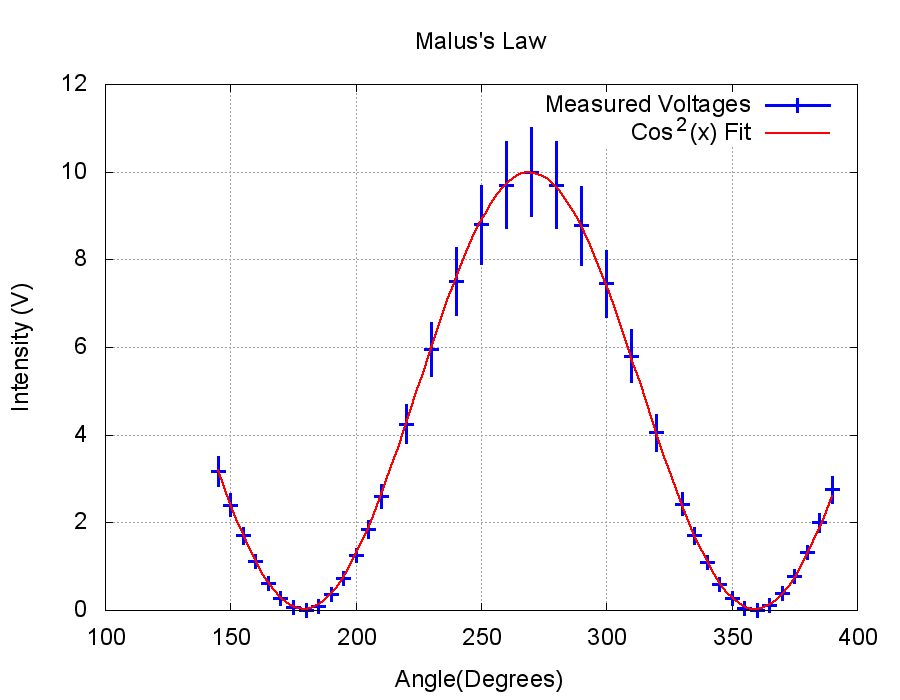

This figure's gnuplot source:
# Gnuplot script file for plotting data
# 

set terminal png nocrop enhanced size 900,700 font 'arial,18'

set out 'malus.png'

set multiplot
set size 1,1
#set tics font ", 30"
set origin 0,0 #origin of plot
set title "Malus's Law"
set ylabel "Intensity (V)"
set xlabel "Angle(Degrees)"
#set xr [.2:1.6]
#set yr [0:600]
#set yr [-500000:8000000]
set autoscale y
set autoscale x
#set logscale x
#set logscale y
set key top right
set bar small
set grid
f(x) =I * cos((pi/180)*(x-k))**2 + d
I=10
k=270
d=0
fit f(x) "malus.dat" using 1:2 via I, k, d

#f1(x) =a1*(x-b1)**2 + c1
#a1=1
#b1=180
#fit [155:205] f1(x) "malus.dat" using 1:2 via a1, b1, c1


plot	"malus.dat" using 1:2:3 title 'Measured Voltages' lc rgb "blue" ps 2 lw 3 pt 1 with yerrorbars,\
	f(x) t 'Cos^2(x) Fit' lw 2 lc rgb 'red'
#	f1(x)

#=============mini plot=============      
set grid
unset multiplot
